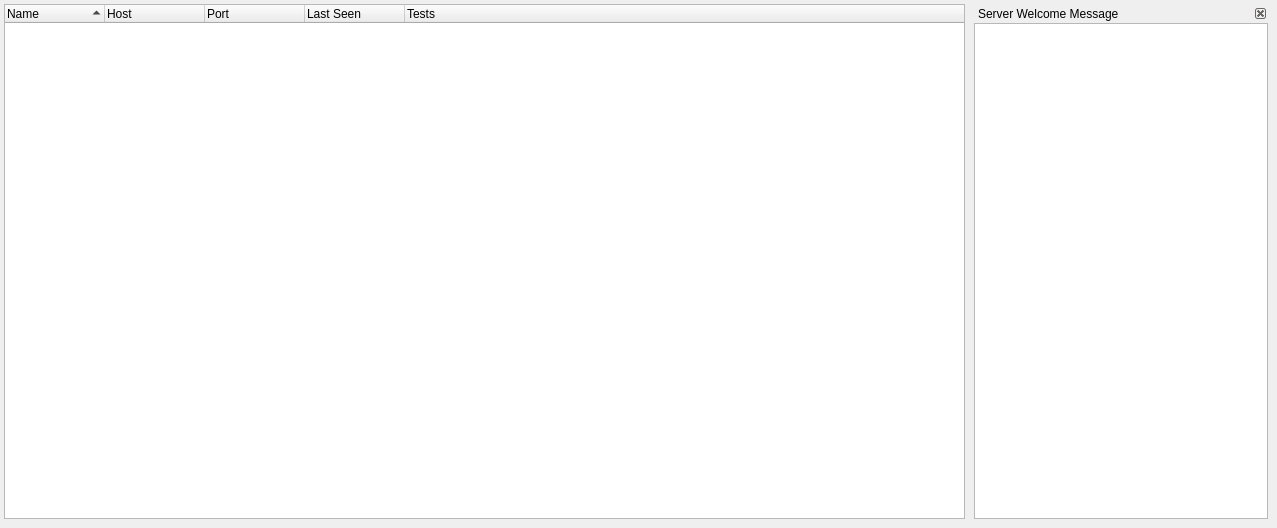
      <widget class="DockMain" name="server">
       <attribute name="icon">
        <iconset resource="images.qrc">
         <normaloff>:/small/server.png</normaloff>:/small/server.png</iconset>
       </attribute>
       <attribute name="title">
        <string>Server</string>
       </attribute>
       <widget class="QTreeWidget" name="serverTreeWidget">
        <property name="geometry">
         <rect>
          <x>4</x>
          <y>4</y>
          <width>961</width>
          <height>515</height>
         </rect>
        </property>
        <property name="sizePolicy">
         <sizepolicy hsizetype="Expanding" vsizetype="Expanding">
          <horstretch>2</horstretch>
          <verstretch>2</verstretch>
         </sizepolicy>
        </property>
        <property name="selectionMode">
         <enum>QAbstractItemView::ExtendedSelection</enum>
        </property>
        <property name="sortingEnabled">
         <bool>true</bool>
        </property>
        <column>
         <property name="text">
          <string>Name</string>
         </property>
        </column>
        <column>
         <property name="text">
          <string>Host</string>
         </property>
        </column>
        <column>
         <property name="text">
          <string>Port</string>
         </property>
        </column>
        <column>
         <property name="text">
          <string>Last Seen</string>
         </property>
        </column>
        <column>
         <property name="text">
          <string>Tests</string>
         </property>
        </column>
       </widget>
       <widget class="QDockWidget" name="welcomeDock">
        <property name="geometry">
         <rect>
          <x>974</x>
          <y>4</y>
          <width>294</width>
          <height>515</height>
         </rect>
        </property>
        <property name="sizePolicy">
         <sizepolicy hsizetype="Preferred" vsizetype="Preferred">
          <horstretch>1</horstretch>
          <verstretch>1</verstretch>
         </sizepolicy>
        </property>
        <property name="minimumSize">
         <size>
          <width>72</width>
          <height>88</height>
         </size>
        </property>
        <property name="features">
         <set>QDockWidget::DockWidgetClosable|QDockWidget::DockWidgetMovable</set>
        </property>
        <property name="windowTitle">
         <string>Server Welcome Message</string>
        </property>
        <widget class="QWidget" name="dockWidgetContents_3">
         <layout class="QVBoxLayout" name="verticalLayout_5">
          <property name="margin">
           <number>0</number>
          </property>
          <item>
           <widget class="QTextEdit" name="welcomeEdit">
            <property name="sizePolicy">
             <sizepolicy hsizetype="Preferred" vsizetype="Preferred">
              <horstretch>0</horstretch>
              <verstretch>0</verstretch>
             </sizepolicy>
            </property>
           </widget>
          </item>
         </layout>
        </widget>
       </widget>
      </widget>
